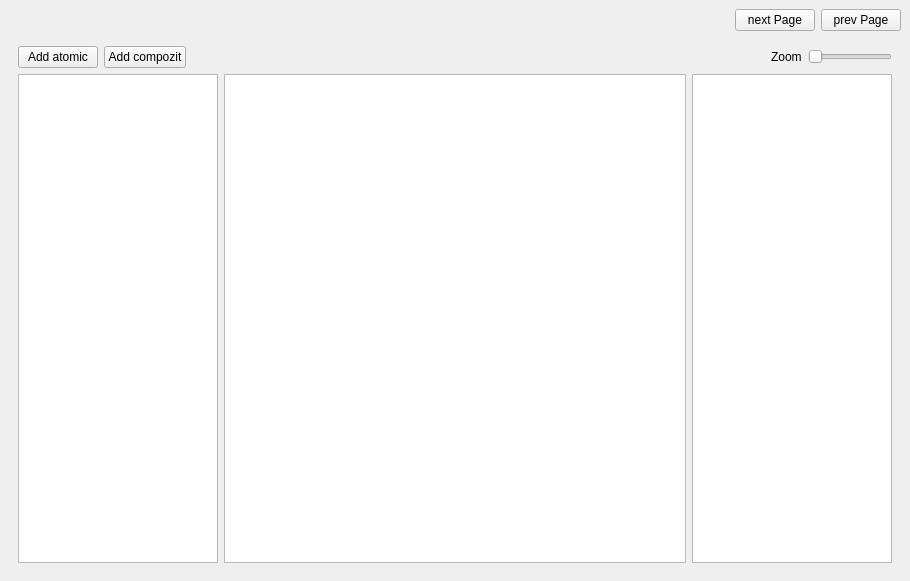
<?xml version="1.0" encoding="UTF-8"?>
<ui version="4.0">
 <class>fileSelector</class>
 <widget class="QMainWindow" name="fileSelector">
  <property name="geometry">
   <rect>
    <x>0</x>
    <y>0</y>
    <width>910</width>
    <height>581</height>
   </rect>
  </property>
  <property name="windowTitle">
   <string>fileSelector</string>
  </property>
  <widget class="QWidget" name="centralwidget">
   <layout class="QVBoxLayout" name="verticalLayout_3">
    <item>
     <layout class="QHBoxLayout" name="horizontalLayout_4">
      <item>
       <spacer name="horizontalSpacer">
        <property name="orientation">
         <enum>Qt::Horizontal</enum>
        </property>
        <property name="sizeHint" stdset="0">
         <size>
          <width>40</width>
          <height>20</height>
         </size>
        </property>
       </spacer>
      </item>
      <item>
       <widget class="QPushButton" name="pushButton_2">
        <property name="text">
         <string>next Page</string>
        </property>
       </widget>
      </item>
      <item>
       <widget class="QPushButton" name="pushButton">
        <property name="text">
         <string>prev Page</string>
        </property>
       </widget>
      </item>
     </layout>
    </item>
    <item>
     <widget class="QStackedWidget" name="screenSwitch">
      <property name="currentIndex">
       <number>2</number>
      </property>
      <widget class="QWidget" name="fileSelector_2">
       <layout class="QHBoxLayout" name="horizontalLayout_9">
        <item>
         <widget class="QTreeView" name="treeView"/>
        </item>
       </layout>
      </widget>
      <widget class="QWidget" name="apkEditor">
       <layout class="QHBoxLayout" name="horizontalLayout_8">
        <item>
         <layout class="QVBoxLayout" name="verticalLayout">
          <item>
           <layout class="QHBoxLayout" name="horizontalLayout_3">
            <item>
             <widget class="QPushButton" name="Build">
              <property name="text">
               <string>Build</string>
              </property>
             </widget>
            </item>
            <item>
             <widget class="QPushButton" name="pushButton_3">
              <property name="text">
               <string>Add Atomic</string>
              </property>
             </widget>
            </item>
            <item>
             <widget class="QPushButton" name="pushButton_4">
              <property name="text">
               <string>Add Compozit</string>
              </property>
             </widget>
            </item>
            <item>
             <spacer name="horizontalSpacer_3">
              <property name="orientation">
               <enum>Qt::Horizontal</enum>
              </property>
              <property name="sizeHint" stdset="0">
               <size>
                <width>40</width>
                <height>20</height>
               </size>
              </property>
             </spacer>
            </item>
            <item>
             <widget class="QLabel" name="label">
              <property name="text">
               <string>Zoom</string>
              </property>
             </widget>
            </item>
            <item>
             <widget class="QSlider" name="horizontalSlider">
              <property name="sizePolicy">
               <sizepolicy hsizetype="Fixed" vsizetype="Fixed">
                <horstretch>0</horstretch>
                <verstretch>0</verstretch>
               </sizepolicy>
              </property>
              <property name="orientation">
               <enum>Qt::Horizontal</enum>
              </property>
             </widget>
            </item>
           </layout>
          </item>
          <item>
           <widget class="QGraphicsView" name="apkView"/>
          </item>
         </layout>
        </item>
       </layout>
      </widget>
      <widget class="QWidget" name="compoziteEditor">
       <layout class="QHBoxLayout" name="horizontalLayout_6">
        <item>
         <layout class="QVBoxLayout" name="verticalLayout_2">
          <item>
           <layout class="QHBoxLayout" name="horizontalLayout_10">
            <item>
             <widget class="QPushButton" name="pushButton_5">
              <property name="text">
               <string>Add atomic</string>
              </property>
             </widget>
            </item>
            <item>
             <widget class="QPushButton" name="pushButton_6">
              <property name="text">
               <string>Add compozit</string>
              </property>
             </widget>
            </item>
            <item>
             <spacer name="horizontalSpacer_4">
              <property name="orientation">
               <enum>Qt::Horizontal</enum>
              </property>
              <property name="sizeHint" stdset="0">
               <size>
                <width>40</width>
                <height>20</height>
               </size>
              </property>
             </spacer>
            </item>
            <item>
             <widget class="QLabel" name="label_2">
              <property name="text">
               <string>Zoom</string>
              </property>
             </widget>
            </item>
            <item>
             <widget class="QSlider" name="horizontalSlider_2">
              <property name="sizePolicy">
               <sizepolicy hsizetype="Fixed" vsizetype="Fixed">
                <horstretch>0</horstretch>
                <verstretch>0</verstretch>
               </sizepolicy>
              </property>
              <property name="orientation">
               <enum>Qt::Horizontal</enum>
              </property>
             </widget>
            </item>
           </layout>
          </item>
          <item>
           <layout class="QHBoxLayout" name="horizontalLayout_7">
            <item>
             <widget class="QListView" name="listView_3">
              <property name="maximumSize">
               <size>
                <width>200</width>
                <height>16777215</height>
               </size>
              </property>
             </widget>
            </item>
            <item>
             <widget class="QGraphicsView" name="compoziteView"/>
            </item>
            <item>
             <widget class="QListView" name="listView_4">
              <property name="maximumSize">
               <size>
                <width>200</width>
                <height>16777215</height>
               </size>
              </property>
             </widget>
            </item>
           </layout>
          </item>
         </layout>
        </item>
       </layout>
      </widget>
      <widget class="QWidget" name="atomEditor">
       <layout class="QHBoxLayout" name="horizontalLayout">
        <item>
         <layout class="QVBoxLayout" name="verticalLayout_4">
          <item>
           <layout class="QHBoxLayout" name="horizontalLayout_2">
            <item>
             <widget class="QPushButton" name="load">
              <property name="text">
               <string>load</string>
              </property>
             </widget>
            </item>
            <item>
             <widget class="QPushButton" name="save">
              <property name="text">
               <string>save</string>
              </property>
             </widget>
            </item>
            <item>
             <widget class="QPushButton" name="undo">
              <property name="text">
               <string>undo</string>
              </property>
             </widget>
            </item>
            <item>
             <widget class="QPushButton" name="redo">
              <property name="text">
               <string>redo</string>
              </property>
             </widget>
            </item>
            <item>
             <spacer name="horizontalSpacer_2">
              <property name="orientation">
               <enum>Qt::Horizontal</enum>
              </property>
              <property name="sizeHint" stdset="0">
               <size>
                <width>40</width>
                <height>20</height>
               </size>
              </property>
             </spacer>
            </item>
           </layout>
          </item>
          <item>
           <layout class="QHBoxLayout" name="horizontalLayout_5">
            <item>
             <widget class="QListView" name="listView">
              <property name="maximumSize">
               <size>
                <width>200</width>
                <height>16777215</height>
               </size>
              </property>
             </widget>
            </item>
            <item>
             <widget class="QPlainTextEdit" name="plainTextEdit"/>
            </item>
            <item>
             <widget class="QListView" name="listView_2">
              <property name="maximumSize">
               <size>
                <width>200</width>
                <height>16777215</height>
               </size>
              </property>
             </widget>
            </item>
           </layout>
          </item>
         </layout>
        </item>
       </layout>
      </widget>
     </widget>
    </item>
   </layout>
  </widget>
 </widget>
 <resources/>
 <connections/>
</ui>
